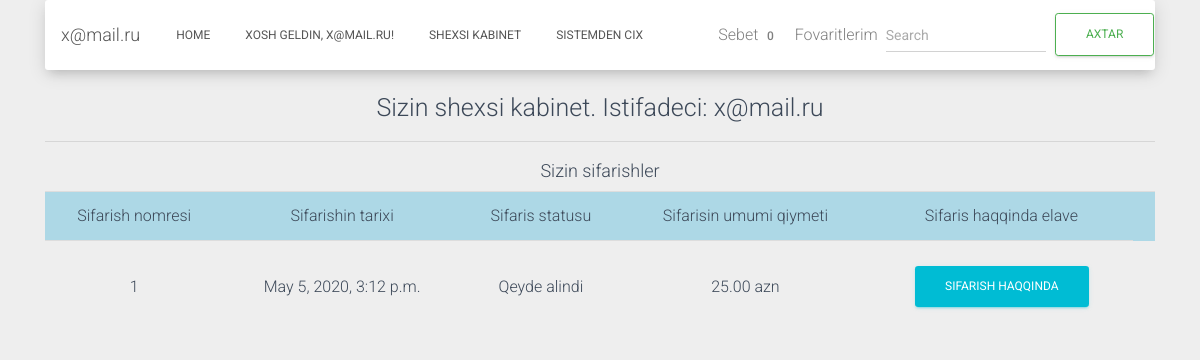
Before: /account/ (signed in) with the older database file.
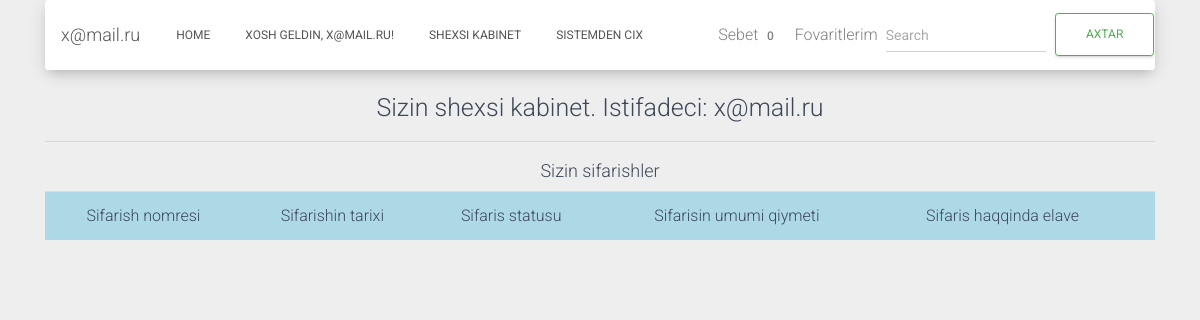
After: the same page with the newer database file.
### catalog/models.py (models this page shows, shortened)
class User(AbstractBaseUser):
  email = models.EmailField(max_length=255, unique=True)
  last_name = models.CharField(max_length=100, blank=True)
  phone = models.IntegerField(blank=True, null=True)
  brity = models.DateField(blank=True, null=True)
  username = models.CharField(max_length=100, blank=True)
  first_name = models.CharField(max_length=100, blank=True)
  is_active = models.BooleanField(default=True)
  staff = models.BooleanField(default=False)
  admin = models.BooleanField(default=False)
  timestamp = models.DateTimeField(auto_now_add=True)
  USERNAME_FIELD = 'email'
  objects = UserManager()
  def __str__(self):
    return self.email

class Order(models.Model):
    user = models.ForeignKey(settings.AUTH_USER_MODEL, on_delete=models.CASCADE)
    items = models.ForeignKey('Cart', on_delete=models.CASCADE)
    total = models.DecimalField(max_digits=9, decimal_places=2, default=0.00)
    first_name = models.CharField(max_length=200)
    last_name = models.CharField(max_length=200)
    phone = models.CharField(max_length=20)
    address = models.CharField(max_length=255)
    buying_type = models.CharField(max_length=40, choices=(('Magazada', 'Magazada'),
        ('Catdirilma', 'Catdirilma')), default='Magazada')
    date = models.DateTimeField(auto_now_add=True)
    comments = models.TextField()
    status = models.CharField(max_length=100, choices=ORDER_STATUS_CHOICES, default=ORDER_STATUS_CHOICES[0][0])

### catalog/views.py (the view)
# urls.py: path('account/', account_view, name='account'),
def account_view(request):
    order = Order.objects.filter(user=request.user).order_by('-id')
    categories = Category.objects.all()
    for item in order:
        for new_item in item.items.items.all():
            print(new_item.item_total)
    context = {
        'order': order,
        'categories': categories
    }
    return render(request, 'project/account.html', context)

### templates/project/account.html (shortened to what this page needs)
{% include 'base/header.html' %}
{% block content %}
<h3 class="text-center">Sizin shexsi kabinet. Istifadeci: {{ request.user }}</h3>
<hr>
<h4 class='text-center'>Sizin sifarishler</h4>
<table class='table'>
<tr style='background:lightblue;'>
	<td class='text-center'>Sifarish nomresi</td>
	<td class='text-center'>Sifarishin tarixi</td>
	<td class='text-center'>Sifaris statusu</td>
	<td class='text-center'>Sifarisin umumi qiymeti</td>
	<td class='text-center'>Sifaris haqqinda elave</td>
	<td></td>
</tr>
{% for item in order %}
<tr>
	<td class='text-center' style='padding-top: 20px; padding-bottom: 20px;'>{{ item.id }}</td>
	<td class='text-center' style='padding-top: 20px; padding-bottom: 20px;'>{{ item.date }}</td>
	<td class='text-center' style='padding-top: 20px; padding-bottom: 20px;'>{{ item.status }}</td>
	<td class='text-center' style='padding-top: 20px; padding-bottom: 20px;'>{{ item.total }} azn</td>
	<td class='text-center' style='padding-top: 20px; padding-bottom: 20px;'><button type="button" class="btn btn-info btn-md" data-toggle="modal" data-target="#myModal-{{ item.id }}">
  Sifarish haqqinda
</button></td>
</tr>
{% endfor %}
</table>
{% endblock content %}

### templates/base/header.html (shortened to what this page needs)
{% load static %}
{% get_static_prefix as STATIC_PREFIX %}
<!doctype html>
<html lang="en">
  <head>
    <link href="{% static 'assets/css/material-dashboard.min.css' %}" rel="stylesheet" />
    <link rel="stylesheet" href="https://maxcdn.bootstrapcdn.com/font-awesome/latest/css/font-awesome.min.css">
  </head>
  <body>
                <div class="container">
                {% include 'base/navbar.html' %}
    {% include 'base/footer.html' %}

### templates/base/navbar.html (shortened to what this page needs)
{% load static %}
<nav class="navbar navbar-expand-lg navbar navbar-light" style="background-color: #e3f2fd;">
        {% if not request.user.is_authenticated %}
        <a class="navbar-brand" href="{% url 'index' %}">Company</a>
        {% else %}
        <a class="navbar-brand" href="{% url 'index' %}">{{ request.user }}</a>
        {% endif %}
        <div class="collapse navbar-collapse" id="navbarTogglerDemo03">
          <ul class="navbar-nav mr-auto mt-2 mt-lg-0">
            <li class="nav-item active">
              <a class="nav-link" href="/">Home <span class="sr-only">(current)</span></a>
            </li>
            {% if not request.user.is_authenticated %}
            <li class="nav-item">
                <a class='nav-link'>Xosh Geldin, Qonag! </a>
                </li>
                <li class="nav-item">
                    <a class='nav-link' href='{% url "login" %}'>Daxil ol</a>
                  </li>
                  <li class="nav-item">
                      <a class='nav-link' href='{% url "registration" %}'>Qeydiyyat</a>
                  </li>
                            {% else %}
                            <li class="nav-item">
                                <a class='nav-link'>Xosh Geldin, {{ request.user }}! </a>
                                </li>
                                <li class="nav-item">
                                    <a class='nav-link' href='{% url "account" %}'>Shexsi Kabinet</a>
                                  </li>
                                  <li class="nav-item">
                                      <a class='nav-link' href='{% url "logout" %}'>Sistemden cix</a>
                                  </li>
                                  {% endif %}
          </ul>
          <ul class="nav navbar-nav navbar-right">
              <li><a class='nav-link' href='{% url "cart" %}'>Sebet <span class='badge' id='cart_count'>{% if not request.session.total %} 0 {% else %} {{ request.session.total }} {% endif %}</span></a></li>
              <li><a class='nav-link' href=''>Fovaritlerim </a></li>
            </ul>
          <form class="form-inline my-2 my-lg-0">
            <input class="form-control mr-sm-2" type="search" placeholder="Search" aria-label="Search">
            <button class="btn btn-outline-success my-2 my-sm-0" type="submit">Axtar</button>
          </form>
        </div>
      </nav>

### templates/base/footer.html (shortened to what this page needs)
{% load static %}
    </body>
</html>

Changed rows visible on the page:
removed Order: id "1", date "May 5, 2020, 3:12 p.m.", status "Qeyde alindi", total "25.00"
